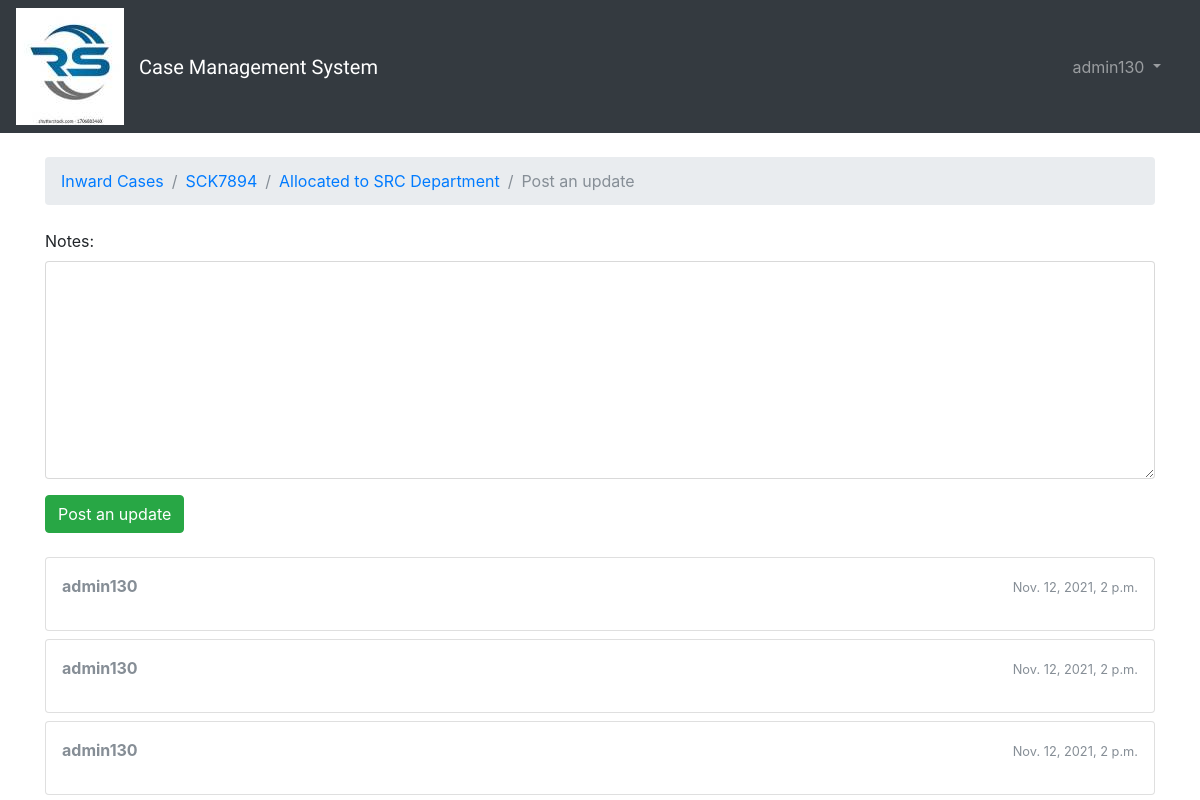
Page /boards/2/topics/3/reply/ (signed in) on the committed database.
### boards/models.py (models this page shows, shortened)
class Topic(models.Model):
    A = "Acknowledgement sent"
    B = "Case rejected"
    C = "Interim report sent"
    D = "Allocated to SRC Department"
    E = "Allocated to Third Party"
    F = "Partial / Interim Response sent"
    G = "Final Response sent"
    H = "Partial / Interim Response Received"
    I = "Final Response Received"
    J = "Case Finalised"
    progress_choices = (
        (A, 'Acknowledgement sent'), (B, 'Case rejected'),
        (C, 'Interim report sent'), (D, 'Allocated to SRC Department'), (E, 'Allocated to Third Party'),
        (F, 'Partial / Interim Response sent'), (G, 'Final Response sent'), (H, 'Partial / Interim Response Received'),
        (I, 'Final Response Received'), (J, 'Case Finalised')
    )
    A = "3 Days"
    B = "30 days"
    C = "60 days"
    D = "90 days"
    E = "120 days"
    F = "180 days"
    G = "360 days"
    span_choices = (
        (A, '3 days'), (B, '30 days'),
        (C, '60 days'), (D, '90 days'), (E, '120 days'),
        (F, '180 days'), (G, '360 days')
    )
    A = "Not Registered"
    B = "Active"
    C = "Inactive"
    D = "In Good Standing"
    E = "Non-Compliant"
    F = "Struck Off"
    G = "Dissolved"
    status_choices = (
        (A, 'Not Registered'), (B, 'Active'),
        (C, 'Inactive'), (D, 'In Good Standing'), (E, 'Non-Compliant'),
        (F, 'Struck Off'), (G, 'Dissolved'), (H, 'Not Applicable'),
    )
    A = "Bank"
    B = "BO"
    C = "Directors"
    D = "Accounting"
    E = "Invoices"
    F = "Agreements"
    G = "Contracts"
    H = "Others"
    information_choices = (
        (A, 'Bank'), (B, 'BO'),
        (C, 'Directors'),
        (D, 'Accounting'),
        (E, 'Invoices'),
        (F, 'Agreements'),
        (G, 'Contracts'),
        (H, 'Others')
    )
    progress = models.CharField(max_length=40, choices=progress_choices, default=A)
    requesting_party_reference_number = models.CharField(max_length=20, default="", editable=True)
    taxpayer_status = models.CharField(max_length=40, choices=status_choices, default=A)
    last_updated = models.DateTimeField(auto_now_add=True)
    case_age = DurationField(blank=True, null=True)
    board = models.ForeignKey(Board, related_name='topics', on_delete=models.CASCADE)
    starter = models.ForeignKey(User, related_name='topics', on_delete=models.CASCADE)
    nature_of_information_requested = MultiSelectField(choices=information_choices)
    nature_of_information_received = MultiSelectField(choices=information_choices)
    date_received = models.DateField(auto_now_add=True)
    date_created = models.DateTimeField(auto_now_add=True)
    date_process_finished = models.DateTimeField(auto_now=True)
    time_to_completion = models.CharField(max_length=35, choices=span_choices, default=A)
    point_of_contact_name = models.CharField(max_length=150, default="", editable=True)
    others = models.CharField(max_length=60, default="", editable=True)
    point_of_contact_email = models.CharField(max_length=250, default="", editable=True)
    point_of_contact_telephone1 = models.CharField(max_length=150, blank=True, default="0123430000", editable=True)
    point_of_contact_telephone2 = models.CharField(max_length=150, blank=True, default="0123430001", editable=True)
    total = models.DurationField(blank=True, null=True)

class Board(models.Model):
    A = "Request for Information"
    B = "Automatic Exchange of Information"
    C = "Spontaneous Exchange of Information"
    D = "Tax Examination Abroad"
    E = "Joint Audit"
    F = "Industry Wide Exchange of Information"
    query_choices = (
        (A, 'Request for Information'), (B, 'Automatic Exchange of Information'),
        (C, 'Spontaneous Exchange of Information'), (D, 'Tax Examination Abroad'), (E, 'Joint Audit'),
        (F, 'Industry Wide Exchange of Information'),
    )
    A = "OECD Model Tax Convention"
    B = "UN Model Tax Convention"
    C = "Global Forum Mutual Administrative Assistance Agreement"
    D = "Global Forum Model Tax Information Exchange Agreement"
    E = "African Tax Administration Forum Mutual Administrative Assistance Agreement"
    F = "Regional instruments and agreements"
    instrument_choices = (
        (A, 'OECD Model Tax Convention'), (B, 'UN Model Tax Convention'),
        (C, 'Global Forum Mutual Administrative Assistance Agreement'),
        (D, 'Global Forum Model Tax Information Exchange Agreement'),
        (E, 'African Tax Administration Forum Mutual Administrative Assistance Agreement'),
        (F, 'Regional instruments and agreements')
    )
    A = "Income Tax"
    B = "Value Added Tax"
    C = "Payroll Taxes"
    D = "Excise Tax"
    E = "Other Tax"
    type_choices = (
        (A, 'Income Tax'), (B, 'Value Added Tax'),
        (C, 'Payroll Taxes'),
        (D, 'Excise Tax'),
        (E, 'Other Tax'),
    )
    A = "Bulk"
    B = "Group"
    C = "Single"
    query_type_choices = (
        (A, 'Bulk'), (B, 'Group'),
        (C, 'Single'),
    )
    tax_period_choices = (
        ('2015', '2015'),
        ('2016', '2016'),
        ('2017', '2017'),
        ('2018', '2018'),
        ('2019', '2019'),
        ('2020', '2020'),
        ('2021', '2021'),
        ('Custom', 'Custom')
    )
    employees_list = []
    user = User.objects.all()
    for i in user:
        a = (str(i), str(i))
        employees_list.append(a)
    employee = models.CharField(max_length=100, choices=employees_list, default="")
    reference = models.CharField(max_length=12, default="SRC.I.", unique=True)
    subject = models.CharField(max_length=100, default="", editable=True)
    instrument = models.CharField(max_length=100, choices=instrument_choices, default=A)
    query = models.CharField(max_length=150, choices=query_choices, default=A)
    query_type = models.CharField(max_length=25, choices=query_type_choices, default=A)
    tax_period = models.CharField(max_length=15, default="", choices=tax_period_choices, editable=True)
    start_tax_period = models.DateField(default="2015-12-12", editable=True)
    end_tax_period = models.DateField(default="2020-12-31", editable=True)
    tax_type = models.CharField(max_length=100, choices=type_choices, default=A)
    if_other_tax_type = models.CharField(max_length=50, default="n/a", editable=True)
    country = CountryField(blank_label='select a country')
    document = models.FileField(upload_to='documents/', default="")

class Post(models.Model):
    notes = models.TextField(max_length=4000, default="", editable=True)
    topic = models.ForeignKey(Topic, related_name='posts', on_delete=models.CASCADE)
    created_at = models.DateTimeField(auto_now_add=True)
    updated_at = models.DateTimeField(null=True)
    created_by = models.ForeignKey(User, related_name='posts', on_delete=models.CASCADE)
    updated_by = models.ForeignKey(User, null=True, related_name='+', on_delete=models.CASCADE)

### boards/views.py (the view)
# urls.py: re_path(r'^boards/(?P<pk>\d+)/topics/(?P<topic_pk>\d+)/reply/$', views.reply_topic, name='reply_topic'),
@login_required
def reply_topic(request, pk, topic_pk):
    topic = get_object_or_404(Topic, board__pk=pk, pk=topic_pk)
    if request.method == 'POST':
        form = PostForm(request.POST)
        if form.is_valid():
            post = form.save(commit=False)
            post.topic = topic
            post.created_by = request.user
            post.save()
            return redirect('topic_posts', pk=pk, topic_pk=topic_pk)
    else:
        form = PostForm()
    return render(request, 'reply_topic.html', {'topic': topic, 'form': form})

### boards/forms.py
class PostForm(forms.ModelForm):
    class Meta:
        model = Post
        fields = ['notes', ]

### boards/templatetags/form_tags.py (called while the page is built)
@register.filter
def input_class(bound_field):
    css_class = ''
    if bound_field.form.is_bound:
        if bound_field.errors:
            css_class = 'is-invalid'
        elif field_type(bound_field) != 'PasswordInput':
            css_class = 'is-valid'
    return 'form-control {}'.format(css_class)

### templates/reply_topic.html (shortened to what this page needs)
{% extends 'base.html' %}
{% load static %}
{% block breadcrumb %}
  <li class="breadcrumb-item"><a href="{% url 'boards' %}">Inward Cases</a></li>
  <li class="breadcrumb-item"><a href="{% url 'board_topics' topic.board.pk %}">{{ topic.board.reference }}</a></li>
  <li class="breadcrumb-item"><a href="{% url 'topic_posts' topic.board.pk topic.pk %}">{{ topic.progress }}</a></li>
  <li class="breadcrumb-item active">Post an update</li>
{% endblock %}
{% block content %}
  <form method="post" class="mb-4" novalidate>
    {% include 'includes/form.html' %}
    <button type="submit" class="btn btn-success">Post an update</button>
  </form>
  {% for post in topic.posts.all %}
    <div class="card mb-2">
      <div class="card-body p-3">
        <div class="row mb-3">
          <div class="col-6">
            <strong class="text-muted">{{ post.created_by.username }}</strong>
          </div>
          <div class="col-6 text-right">
            <small class="text-muted">{{ post.created_at }}</small>
          </div>
        </div>
      </div>
    </div>
  {% endfor %}
{% endblock %}

### templates/base.html (shortened to what this page needs)
{% load static %}
<!DOCTYPE html>
<html>
  <head>
    <link rel="stylesheet" href="{% static 'css/bootstrap.min.css' %}">
    <link rel="stylesheet" href="{% static 'css/app.css' %}">
  </head>
  <body>
    {% block body %}
      <nav class="navbar navbar-expand-sm navbar-dark bg-dark">
        <img class="img-fluid" src="{% static 'assets/img/rs_logo_1.jpg' %}" alt="..." />
        <div class="container">
          <a class="navbar-brand" href="{% url 'home' %}">Case Management System</a>
          <div class="collapse navbar-collapse" id="mainMenu">
            {% if user.is_authenticated %}
              <ul class="navbar-nav ml-auto">
                <li class="nav-item dropdown">
                  <a class="nav-link dropdown-toggle" href="#" id="userMenu" data-toggle="dropdown" aria-haspopup="true" aria-expanded="false">
                    {{ user.username }}
                  </a>
                </li>
              </ul>
            {% else %}
              <form class="form-inline ml-auto">
                <a href="{% url 'login' %}" class="btn btn-outline-secondary">Log in</a>
                <a href="{% url 'signup' %}" class="btn btn-primary ml-2">Sign up</a>
              </form>
            {% endif %}
          </div>
        </div>
      </nav>
      <div class="container">
        <ol class="breadcrumb my-4">
          {% block breadcrumb %}
          {% endblock %}
        </ol>
        {% block content %}
        {% endblock %}
      </div>
    {% endblock body %}
  </body>
</html>

### static/css/app.css (style rules this page uses)
.navbar-brand { font-family: 'Peralta', cursive; }

### rows in the picture
Topic: board.reference "SCK7894", progress "Allocated to SRC Department"
Post: created_by.username "admin130", created_at "Nov. 12, 2021, 2 p.m."
Post: created_by.username "admin130", created_at "Nov. 12, 2021, 2 p.m."
Post: created_by.username "admin130", created_at "Nov. 12, 2021, 2 p.m."

### other values in the picture
{{ user.username }} "admin130"
{{ field.label_tag }} "Notes:"
